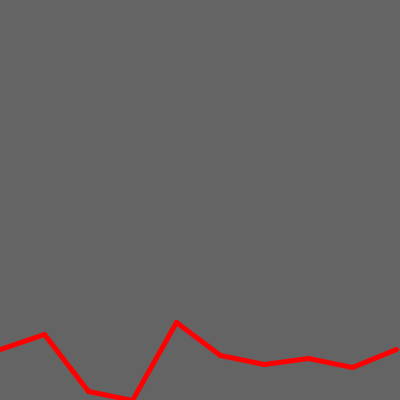
Frame 1 (no input)
Frame 60 (the mouse pressed at the canvas centre just before this capture): identical to frame 1, image omitted
Frame 120 (the mouse held since frame 60 and released just before this capture): identical to frame 1, image omitted

The Processing sketch that drew this single still picture (run headless with seeded random() and noise(); from frame 60 on, the mouse is pressed at the canvas centre):

// Processing sketch: processing_164899
// ── processing_164899.pde

float[] graphNums = {
  17, 22, 3, 0, 26, 15, 12, 14, 11, 17
};
float[] x = new float[10];
float[] y = new float[10];
 
void setup(){
  size(400,400);
  smooth();
  for(int i = 0; i < graphNums.length; i++){
    x[i] = width/(graphNums.length-1)*(i);
    y[i] = height - 3*graphNums[i];
  }
}
 
void draw(){
  background(100);
  stroke(255,0,0);
  strokeWeight(5);
  for(int i = 0; i < y.length-1; i++){
    line(x[i], y[i], x[i+1], y[i+1]);
  }
}
